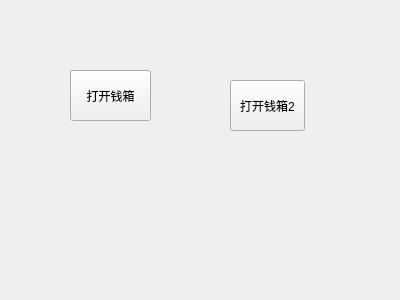
<?xml version="1.0" encoding="UTF-8"?>
<ui version="4.0">
 <class>CashBoxTest</class>
 <widget class="QWidget" name="CashBoxTest">
  <property name="geometry">
   <rect>
    <x>0</x>
    <y>0</y>
    <width>400</width>
    <height>300</height>
   </rect>
  </property>
  <property name="windowTitle">
   <string>CashBoxTest</string>
  </property>
  <widget class="QPushButton" name="OpenCashBoxBtn">
   <property name="geometry">
    <rect>
     <x>70</x>
     <y>70</y>
     <width>81</width>
     <height>51</height>
    </rect>
   </property>
   <property name="text">
    <string>打开钱箱</string>
   </property>
  </widget>
  <widget class="QPushButton" name="OpenCashBoxBtn2">
   <property name="geometry">
    <rect>
     <x>230</x>
     <y>80</y>
     <width>75</width>
     <height>51</height>
    </rect>
   </property>
   <property name="text">
    <string>打开钱箱2</string>
   </property>
  </widget>
 </widget>
 <layoutdefault spacing="6" margin="11"/>
 <resources/>
 <connections/>
</ui>
